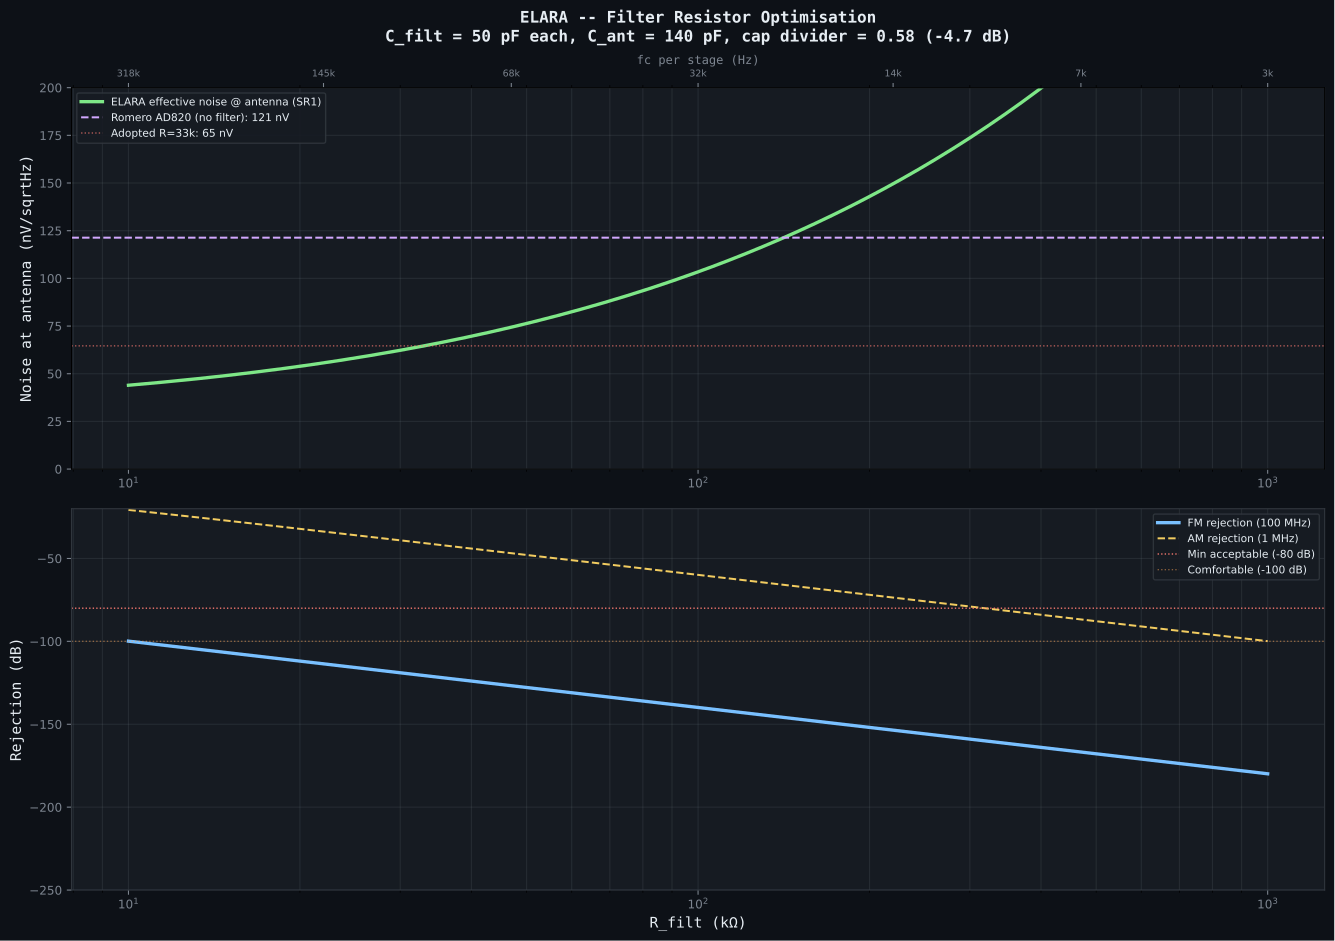

Generate this figure with Python:
#!/usr/bin/env python3
"""
ELARA -- Input Filter Resistor Optimisation (ELF-focused)

The 2-stage RC input filter rejects AM/FM broadcast interference.
Air-gap capacitors are fixed at 50 pF each (100 pF total) to give
~1/2 signal division with the 140 pF antenna capacitance.

The resistor value R determines:
    - Filter cutoff: fc = 1/(2*pi*R*C) per stage
    - Thermal noise: en = sqrt(4*k*T*R) -- DOMINATES the noise budget
    - FM rejection: drops as R decreases (fc increases)

This script sweeps R to find the optimal trade-off between noise
and RF rejection.

Author: Matej + Claude, March 2026
"""

import numpy as np
import os

try:
    import matplotlib
    matplotlib.use("Agg")
    import matplotlib.pyplot as plt
    HAS_MATPLOTLIB = True
except ImportError:
    HAS_MATPLOTLIB = False

k_B = 1.380649e-23
T = 300.0
EPSILON_0 = 8.854187817e-12

# Antenna
C_ANT = 140e-12   # 140 pF

# Fixed capacitor value (each stage)
C_FILT = 50e-12   # 50 pF air-gap cap (x2 = 100 pF total)

# LMP7721
EN_LMP7721 = 6.5e-9
EN_1F_CORNER = 10.0
IN_LMP7721 = 0.01e-15

# AD820 (Romero reference -- no input filter)
EN_AD820 = 16.0e-9
EN_AD820_1F = 30.0
IN_AD820 = 0.8e-15

# PCB leakage (guarded)
I_PCB = 0.1e-15

# Feedback network (ELF bandpass, 40 dB)
R_FB = 100e3   # Rf (feedback resistor)
R_GND = 1.0e3  # Rg (gain-set resistor)
NOISE_GAIN = 1.0 + R_FB / R_GND  # 1 + 100k/1k = 101 (non-inverting noise gain)

# Air-gap capacitor geometry
AIR_GAP_MM = 0.5
PULLBACK_MM = 0.5

# Key frequencies
SCHUMANN = {"SR1": 7.83, "SR2": 14.3, "SR3": 20.8}
F_AM = 1e6       # AM broadcast
F_FM = 100e6     # FM broadcast
F_GSM = 900e6    # GSM


def thermal_noise(R):
    return np.sqrt(4.0 * k_B * T * R)


def en_1f(freq):
    return EN_LMP7721 * np.sqrt(1.0 + EN_1F_CORNER / freq)


def source_impedance(freq):
    return 1.0 / (2.0 * np.pi * freq * C_ANT)


def cap_divider():
    """Signal loss from capacitive voltage divider."""
    return C_ANT / (C_ANT + 2 * C_FILT)


def filter_rejection_db(R, f_rf, stages=2):
    """RF rejection in dB for 2-stage RC filter."""
    fc = 1.0 / (2.0 * np.pi * R * C_FILT)
    ratio = f_rf / fc
    # |H|^2 per stage = 1/(1 + (f/fc)^2)
    # 2 stages: |H|^2 = 1/(1 + (f/fc)^2)^2
    h_mag_sq = 1.0 / (1.0 + ratio**2)**stages
    return 10.0 * np.log10(h_mag_sq)


def total_noise_at_antenna(R, freq):
    """Effective noise at antenna terminals (includes cap divider loss)."""
    Z = source_impedance(freq)
    e_v = en_1f(freq)
    e_i = IN_LMP7721 * Z
    e_pcb = I_PCB * Z
    e_r = thermal_noise(R)
    e_fb = thermal_noise(R_FB)
    e_gnd = thermal_noise(R_GND)

    # Input-referred total (Rf thermal noise referred to input through noise gain)
    e_input = np.sqrt(e_v**2 + e_i**2 + e_pcb**2 + 2 * e_r**2
                      + (e_fb / NOISE_GAIN)**2 + e_gnd**2)

    # Referred to antenna (divide by cap divider)
    return e_input / cap_divider()


def plate_side_mm(c_pf, gap_mm=AIR_GAP_MM, pullback_mm=PULLBACK_MM):
    """Plate side length for target capacitance."""
    c_f = c_pf * 1e-12
    d = gap_mm * 1e-3
    copper_side = np.sqrt(c_f * d / EPSILON_0)
    return copper_side * 1e3 + 2.0 * pullback_mm


def print_optimisation():
    print("=" * 115)
    print("ELARA -- Input Filter Resistor Optimisation")
    print(f"C_filt = {C_FILT*1e12:.0f} pF each (100 pF total), "
          f"C_ant = {C_ANT*1e12:.0f} pF")
    print(f"Cap divider: {cap_divider():.3f} ({20*np.log10(cap_divider()):.1f} dB)")
    print(f"Air-gap plate: {plate_side_mm(C_FILT*1e12):.1f} mm side "
          f"({AIR_GAP_MM} mm gap)")
    print("=" * 115)

    R_values = [10e3, 22e3, 33e3, 47e3, 68e3, 100e3, 150e3, 220e3, 330e3, 470e3, 1e6]

    # Romero reference (no filter, AD820)
    Z_sr1 = source_impedance(7.83)
    romero_noise = np.sqrt(
        (EN_AD820 * np.sqrt(1 + EN_AD820_1F / 7.83))**2
        + (IN_AD820 * Z_sr1)**2
    )

    print(f"\n  Romero AD820 noise at SR1 (no filter): {romero_noise*1e9:.1f} nV/sqrtHz")
    print(f"\n{'R_filt':>8} {'fc/stage':>10} {'R noise':>10} {'Total@ant':>12} "
          f"{'vs Romero':>10} {'FM rej':>10} {'AM rej':>10} {'GSM rej':>10}")
    print("-" * 115)

    best_R = None
    best_noise = 1e9

    for R in R_values:
        fc = 1.0 / (2.0 * np.pi * R * C_FILT)
        en_r = thermal_noise(R)
        eff_noise = total_noise_at_antenna(R, 7.83)

        # Fair comparison: both referred to their own antenna terminal.
        # Romero has no input filter (no cap divider); eff_noise is ELARA at antenna.
        improvement = romero_noise / eff_noise

        fm_rej = filter_rejection_db(R, F_FM)
        am_rej = filter_rejection_db(R, F_AM)
        gsm_rej = filter_rejection_db(R, F_GSM)

        R_str = f"{R/1e3:.0f}k" if R < 1e6 else f"{R/1e6:.1f}M"
        fc_str = f"{fc/1e3:.1f}kHz"

        marker = ""
        if fm_rej > -80:
            marker = " !! low FM rej"
        elif eff_noise < best_noise and fm_rej < -100:
            best_noise = eff_noise
            best_R = R
            marker = " <-- best"

        print(f"{R_str:>8} {fc_str:>10} {en_r*1e9:>8.1f}nV {eff_noise*1e9:>10.1f}nV "
              f"{improvement:>8.1f}x {fm_rej:>8.0f}dB {am_rej:>8.0f}dB "
              f"{gsm_rej:>8.0f}dB{marker}")

    if best_R:
        fc_best = 1.0 / (2.0 * np.pi * best_R * C_FILT)
        print(f"\n  NOISE-OPTIMAL: R = {best_R/1e3:.0f}k")
        print(f"    fc = {fc_best/1e3:.1f} kHz per stage")
        print(f"    Thermal noise: {thermal_noise(best_R)*1e9:.1f} nV/sqrtHz each")
        print(f"    Effective noise at antenna: {best_noise*1e9:.1f} nV/sqrtHz")
        print(f"    FM rejection: {filter_rejection_db(best_R, F_FM):.0f} dB")
        print(f"    AM rejection: {filter_rejection_db(best_R, F_AM):.0f} dB")
        print(f"\n  ADOPTED: R = 33k -- {total_noise_at_antenna(33e3, 7.83)*1e9:.1f} nV/sqrtHz at antenna,")
        print(f"    a small noise penalty over the {best_R/1e3:.0f}k optimum in exchange for more")
        print(f"    AM/FM margin ({filter_rejection_db(33e3, F_AM):.0f} dB AM vs "
              f"{filter_rejection_db(best_R, F_AM):.0f} dB) at a standard E24 value.")

    # Noise breakdown for the adopted R=33k and the noise-optimal R
    print(f"\n{'NOISE BREAKDOWN at SR1 (7.83 Hz)':}")
    for R in [33e3, best_R or 22e3]:
        R_str = f"{R/1e3:.0f}k"
        Z = source_impedance(7.83)
        e_v = en_1f(7.83)
        e_r = thermal_noise(R)
        e_pcb = I_PCB * Z
        e_total_inp = np.sqrt(e_v**2 + (IN_LMP7721*Z)**2 + e_pcb**2
                              + 2*e_r**2 + (thermal_noise(R_FB)/NOISE_GAIN)**2
                              + thermal_noise(R_GND)**2)
        print(f"\n  R = {R_str}:")
        print(f"    LMP7721 en:   {e_v*1e9:>7.2f} nV ({e_v**2/e_total_inp**2*100:>5.1f}%)")
        print(f"    PCB leakage:  {e_pcb*1e9:>7.2f} nV ({e_pcb**2/e_total_inp**2*100:>5.1f}%)")
        print(f"    R_filt (x2):  {e_r*np.sqrt(2)*1e9:>7.2f} nV "
              f"({2*e_r**2/e_total_inp**2*100:>5.1f}%)")
        print(f"    Rg (1k):      {thermal_noise(R_GND)*1e9:>7.2f} nV")
        print(f"    TOTAL input:  {e_total_inp*1e9:>7.2f} nV")
        print(f"    At antenna:   {e_total_inp/cap_divider()*1e9:>7.2f} nV")

    # FM rejection check
    print(f"\n{'FM REJECTION vs R_filt':}")
    print(f"  FM stations need at least -80 dB rejection to prevent")
    print(f"  LMP7721 intermodulation/rectification.")
    print(f"  With C={C_FILT*1e12:.0f}pF, minimum R for -80dB FM rejection:")
    # Solve: -80 = 10*log10(1/(1+(F_FM/fc)^2)^2)
    # (F_FM/fc)^4 = 10^8 → F_FM/fc = 316 → fc = F_FM/316 = 316 kHz
    # R = 1/(2pi*fc*C) = 1/(2pi*316e3*50e-12) = 10.1k
    R_min = 1.0 / (2.0 * np.pi * (F_FM / 316.0) * C_FILT)
    print(f"  R_min = {R_min/1e3:.1f}k (fc = {F_FM/316/1e3:.0f} kHz)")
    print(f"  -> Any R >= {R_min/1e3:.0f}k gives adequate FM rejection")


def plot_optimisation():
    if not HAS_MATPLOTLIB:
        print("\nmatplotlib not available -- skipping plot")
        return

    BG = "#0d1117"
    TEXT = "#e6edf3"
    SUBTLE = "#7d8590"
    PANEL = "#161b22"
    BORDER = "#30363d"

    R_sweep = np.logspace(np.log10(10e3), np.log10(1e6), 200)

    noise_at_ant = np.array([total_noise_at_antenna(R, 7.83) for R in R_sweep]) * 1e9
    fm_rej = np.array([filter_rejection_db(R, F_FM) for R in R_sweep])
    fc_vals = 1.0 / (2.0 * np.pi * R_sweep * C_FILT) / 1e3  # kHz

    fig, (ax1, ax2) = plt.subplots(2, 1, figsize=(14, 10))
    fig.patch.set_facecolor(BG)

    for ax in (ax1, ax2):
        ax.set_facecolor(PANEL)
        ax.tick_params(colors=SUBTLE, labelsize=9)
        ax.grid(True, which="both", alpha=0.15, color=SUBTLE)
        for spine in ax.spines.values():
            spine.set_color(BORDER)

    # Plot 1: Noise vs R
    ax1.semilogx(R_sweep / 1e3, noise_at_ant, color="#7ee787", linewidth=2.5,
                 label="ELARA effective noise @ antenna (SR1)")

    # Romero reference
    Z_sr1 = source_impedance(7.83)
    romero = np.sqrt((EN_AD820 * np.sqrt(1 + EN_AD820_1F / 7.83))**2
                     + (IN_AD820 * Z_sr1)**2) * 1e9
    ax1.axhline(romero, color="#d2a8ff", linewidth=1.5, linestyle="--",
                label=f"Romero AD820 (no filter): {romero:.0f} nV")

    # Adopted design
    adopted_noise = total_noise_at_antenna(33e3, 7.83) * 1e9
    ax1.axhline(adopted_noise, color="#ff7b72", linewidth=1, linestyle=":",
                alpha=0.7, label=f"Adopted R=33k: {adopted_noise:.0f} nV")

    ax1.set_ylabel("Noise at antenna (nV/sqrtHz)", fontsize=11, color=TEXT,
                   fontfamily="monospace")
    ax1.set_title("ELARA -- Filter Resistor Optimisation\n"
                  f"C_filt = {C_FILT*1e12:.0f} pF each, C_ant = {C_ANT*1e12:.0f} pF, "
                  f"cap divider = {cap_divider():.2f} ({20*np.log10(cap_divider()):.1f} dB)",
                  fontsize=12, fontweight="bold", color=TEXT,
                  fontfamily="monospace", pad=10)
    legend1 = ax1.legend(loc="upper left", fontsize=8, facecolor=PANEL,
                         edgecolor=BORDER, labelcolor=TEXT)
    legend1.get_frame().set_alpha(0.9)
    ax1.set_ylim(0, 200)

    # Plot 2: FM rejection vs R
    ax2.semilogx(R_sweep / 1e3, fm_rej, color="#79c0ff", linewidth=2.5,
                 label="FM rejection (100 MHz)")
    ax2.semilogx(R_sweep / 1e3,
                 [filter_rejection_db(R, F_AM) for R in R_sweep],
                 color="#f2cc60", linewidth=1.5, linestyle="--",
                 label="AM rejection (1 MHz)")
    ax2.axhline(-80, color="#ff7b72", linewidth=1, linestyle=":",
                label="Min acceptable (-80 dB)")
    ax2.axhline(-100, color="#ffa657", linewidth=1, linestyle=":",
                alpha=0.5, label="Comfortable (-100 dB)")

    ax2.set_xlabel("R_filt (kΩ)", fontsize=11, color=TEXT, fontfamily="monospace")
    ax2.set_ylabel("Rejection (dB)", fontsize=11, color=TEXT, fontfamily="monospace")
    ax2.set_ylim(-250, -20)
    legend2 = ax2.legend(loc="upper right", fontsize=8, facecolor=PANEL,
                         edgecolor=BORDER, labelcolor=TEXT)
    legend2.get_frame().set_alpha(0.9)

    # Add fc axis on top
    ax_top = ax1.twiny()
    ax_top.set_xscale("log")
    ax_top.set_xlim(ax1.get_xlim())
    # Show fc values
    tick_Rs = [10, 22, 47, 100, 220, 470, 1000]
    tick_fcs = [1/(2*np.pi*R*1e3*C_FILT)/1e3 for R in tick_Rs]
    ax_top.set_xticks(tick_Rs)
    ax_top.set_xticklabels([f"{fc:.0f}k" for fc in tick_fcs], fontsize=7)
    ax_top.tick_params(colors=SUBTLE, labelsize=7)
    ax_top.set_xlabel("fc per stage (Hz)", fontsize=9, color=SUBTLE,
                      fontfamily="monospace")

    plt.tight_layout()
    out_path = os.path.join(os.path.dirname(os.path.abspath(__file__)),
                            "filter_resistor_tradeoff.svg")
    fig.savefig(out_path, facecolor=fig.get_facecolor(), bbox_inches="tight")
    plt.close(fig)
    print(f"\nPlot saved: {out_path}")


if __name__ == "__main__":
    print_optimisation()
    plot_optimisation()
